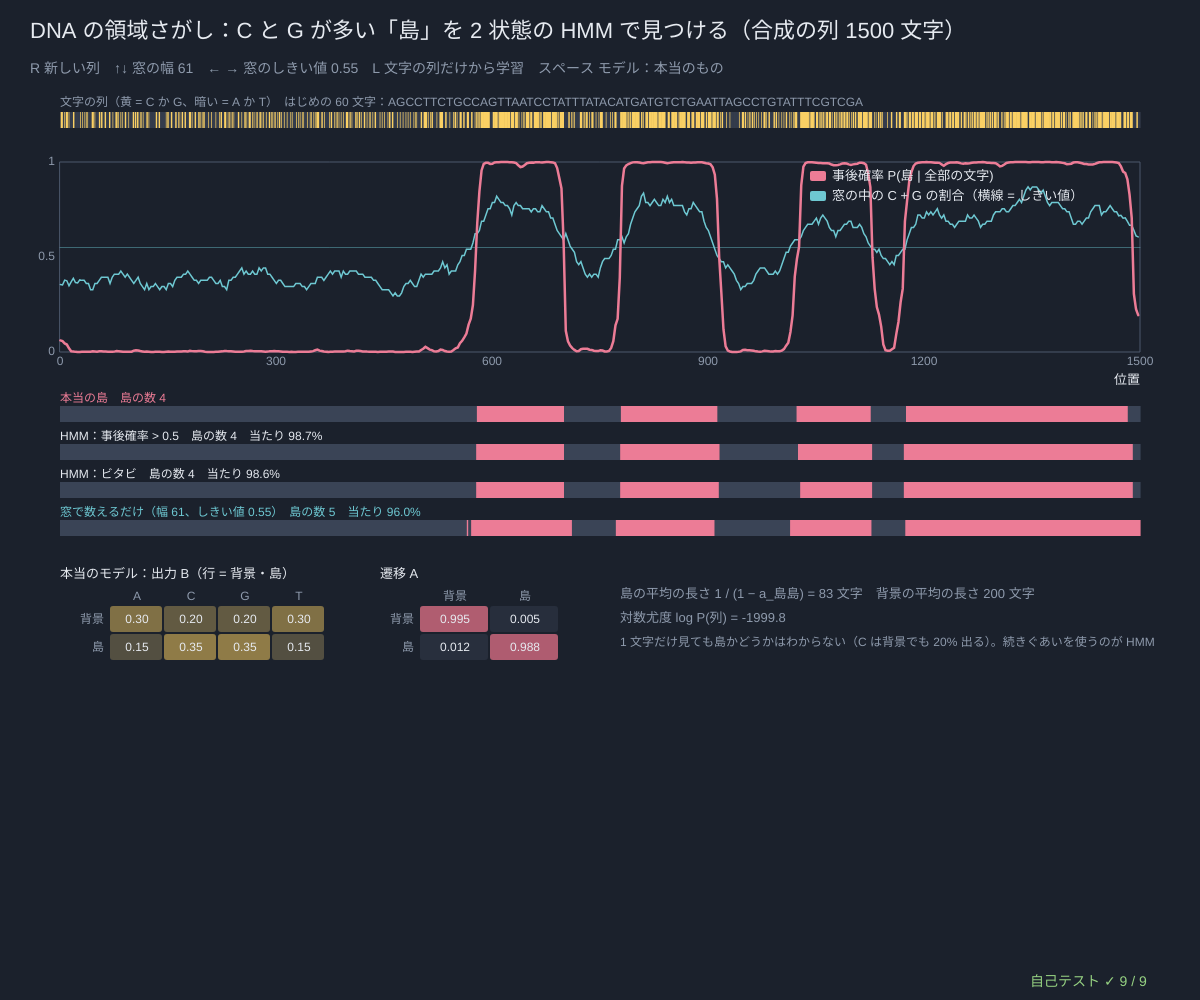
Frame 1 (no input)
Frame 60 (no input): identical to frame 1, image omitted
Frame 120 (the mouse pressed at the canvas centre since frame 60): identical to frame 1, image omitted

The p5.js sketch that drew this single still picture (run headless with seeded random() and noise() and a simulated clock; from frame 60 on, the mouse is pressed at the canvas centre):

// p5.js sketch
// ── sketch.js
// ============================================
// 13 DNA の領域さがし ─ DNA は A・C・G・T の 4 文字の長い列。その中に、C と G が多い「島」（CpG アイランド風の領域。遺伝子の近くに多い）がまじっている。
// 状態は 2 つ（背景・島）。島の中では C・G が出やすく、いちど島に入るとしばらく続く。文字の列だけから、どこが島かを推定する。
//   ばら色の曲線 = 事後確率 P(島 | 全部の文字)（前向き × 後ろ向き）　下の帯 = 本当の島・事後確率 > 0.5・ビタビ・「窓の中の C と G の割合」で切るだけの方法
// 窓で数える方法は窓の幅としきい値を自分で決めないといけないが、HMM は「島の長さ」も確率で持っているので境目がはっきりする。遺伝子さがし（遺伝子の始まり・終わり・中身を状態にした HMM）の基本
// ※ ここの DNA は乱数で作った合成の列（本物のゲノムではない）
// R 新しい列 / ↑↓ 窓の幅 / ← → 窓のしきい値 / L 文字の列だけからパラメータを学習（バウム-ウェルチ）/ スペース 本当のモデル ⇔ 学習したモデル
// ============================================

const BASES = 'ACGT';
const N_BASES = 1500;                    // ★ 列の長さ
const dnaTrue = {                        // ★ 列を作る本当のモデル（状態 0 = 背景、1 = 島。em の列は A, C, G, T）
  p0: [0.8, 0.2],
  tr: [[0.995, 0.005], [0.012, 0.988]],
  em: [[0.3, 0.2, 0.2, 0.3], [0.15, 0.35, 0.35, 0.15]],
};
let winW = 61, winTh = 0.55;             // ★ 窓の幅（文字数）と、島と判定する C + G の割合
let dna = null, learned = null, learnIt = 0, learning = false, useLearned = false, calc = null, dataSeed = 83, learnLL = [];

function setup() {
  createCanvas(windowWidth, windowHeight);
  selfTest();
  newData();
}
function windowResized() { resizeCanvas(windowWidth, windowHeight); }
function newData() { seedRng(dataSeed); dna = hmmSample(dnaTrue, N_BASES); learned = null; learning = false; useLearned = false; learnIt = 0; learnLL = []; analyse(); }
function roughStart() { return { p0: [0.5, 0.5], tr: [[0.95, 0.05], [0.05, 0.95]], em: [[0.27, 0.23, 0.23, 0.27], [0.22, 0.28, 0.28, 0.22]] }; }   // 学習の出発点：「島は少しだけ C・G が多い」くらいしか知らない
function islandFirst(m) { let gc = (r) => r[1] + r[2]; return gc(m.em[1]) >= gc(m.em[0]) ? m : permuteHmm(m, [1, 0]); }   // C・G が多いほうを「島」（状態 1）と呼ぶ
// ★ 窓で数える方法：前後 w 文字の中の C と G の割合（はしは短い窓）
function windowGC(xs, w) {
  let n = xs.length, half = Math.floor(w / 2), pre = [0], out = [];
  for (let t = 0; t < n; t++) pre.push(pre[t] + (xs[t] === 1 || xs[t] === 2 ? 1 : 0));
  for (let t = 0; t < n; t++) { let a = Math.max(0, t - half), b = Math.min(n, t + half + 1); out.push((pre[b] - pre[a]) / (b - a)); }
  return out;
}
function segAccuracy(seg, zs) { let ok = 0; for (let t = 0; t < zs.length; t++) if (seg[t] === zs[t]) ok++; return ok / Math.max(1, zs.length); }
function countIslands(seg) { let c = 0; for (let t = 0; t < seg.length; t++) if (seg[t] === 1 && (t === 0 || seg[t - 1] === 0)) c++; return c; }
function bestWindow(xs, zs) {            // 窓の幅としきい値を全部ためして、いちばん当たる組み合わせ（答えを見て選ぶので、窓の方法にいちばん有利）
  let best = { acc: 0, w: 0, th: 0 };
  for (let w of [11, 21, 31, 41, 61, 81, 101, 141, 201]) { let gc = windowGC(xs, w); for (let th = 0.4; th <= 0.75; th += 0.01) { let a = segAccuracy(gc.map((v) => (v > th ? 1 : 0)), zs); if (a > best.acc) best = { acc: a, w, th }; } }
  return best;
}
function analyse() {
  let m = useLearned && learned ? learned : dnaTrue, eb = emTable(m, dna.xs), sm = smoothAll(m, eb), gc = windowGC(dna.xs, winW);
  calc = { post: sm.gam.map((g) => g[1]), postSeg: sm.gam.map((g) => (g[1] > 0.5 ? 1 : 0)), vitSeg: viterbiLog(m, eb).vitPath, gc, winSeg: gc.map((v) => (v > winTh ? 1 : 0)), logLik: sm.logLik };
}

function draw() {
  background(...BG);
  if (learning) { let r = baumWelchStep(learned, [dna.xs]); learned = islandFirst(r.m); learnLL.push(r.logLik); if (++learnIt >= 40) { learning = false; useLearned = true; } analyse(); }
  let m = useLearned && learned ? learned : dnaTrue, zs = dna.zs;
  hudTitle('DNA の領域さがし：C と G が多い「島」を 2 状態の HMM で見つける（合成の列 ' + N_BASES + ' 文字）', 'R 新しい列　↑↓ 窓の幅 ' + winW + '　← → 窓のしきい値 ' + fmtN(winTh, 2) + '　L 文字の列だけから学習' + (learning ? '中… ' + learnIt + ' / 40' : '') + '　スペース モデル：' + (useLearned && learned ? '学習したもの' : '本当のもの'));
  let x0 = 60, bw = width - 120, y = 112;
  note('文字の列（黄 = C か G、暗い = A か T）　はじめの 60 文字：' + dna.xs.slice(0, 60).map((b) => BASES[b]).join(''), x0, y - 6, DIMC, 12);
  drawBand(dna.xs, x0, y, bw, 16, (b) => (b === 1 || b === 2 ? LAN : [52, 60, 76]));
  let g = { x: x0, y: y + 50, w: bw, h: 190, x0: 0, x1: N_BASES, y0: 0, y1: 1 };
  plotAxes(g, '位置', '', [0, 300, 600, 900, 1200, 1500], [0, 0.5, 1]);
  stroke(...AQUA, 110); strokeWeight(1); line(g.x, gY(g, winTh), g.x + g.w, gY(g, winTh));
  drawCurve(g, calc.gc, AQUA, 1.5, 0.5); drawCurve(g, calc.post, ROSE, 2.5, 0.5);
  legend(g.x + g.w - 330, g.y + 14, [[ROSE, '事後確率 P(島 | 全部の文字)'], [AQUA, '窓の中の C + G の割合（横線 = しきい値）']]);
  let by = g.y + g.h + 54, colOf = (z) => (z ? ROSE : [58, 68, 86]);
  let rows = [['本当の島', zs, ROSE], ['HMM：事後確率 > 0.5', calc.postSeg, INK], ['HMM：ビタビ', calc.vitSeg, INK], ['窓で数えるだけ（幅 ' + winW + '、しきい値 ' + fmtN(winTh, 2) + '）', calc.winSeg, AQUA]];
  rows.forEach(([name, seg, col], k) => {
    let yy = by + k * 38; drawBand(seg, x0, yy, bw, 16, colOf);
    note(name + '　島の数 ' + countIslands(seg) + (k ? '　当たり ' + fmtN(segAccuracy(seg, zs) * 100, 1) + '%' : ''), x0, yy - 4, col, 12);
  });
  let ty = by + 4 * 38 + 20, cw = 54;
  note((useLearned && learned ? '学習した' : '本当の') + 'モデル：出力 B（行 = 背景・島）', x0, ty, INK, 13);
  drawMatrix(m.em, x0 + 50, ty + 28, cw, 28, ['背景', '島'], ['A', 'C', 'G', 'T'], { col: LAN, ts: 12, hi: 0.5 });
  note('遷移 A', x0 + 320, ty, INK, 13);
  drawMatrix(m.tr, x0 + 360, ty + 28, 70, 28, ['背景', '島'], ['背景', '島'], { col: ROSE, ts: 12, digits: 3 });
  let rx = x0 + 560;
  note('島の平均の長さ 1 / (1 − a_島島) = ' + fmtN(1 / Math.max(1e-6, 1 - m.tr[1][1]), 0) + ' 文字　背景の平均の長さ ' + fmtN(1 / Math.max(1e-6, 1 - m.tr[0][0]), 0) + ' 文字', rx, ty + 20, DIMC, 13);
  note('対数尤度 log P(列) = ' + fmtN(calc.logLik, 1) + (learned ? '　（学習 ' + learnIt + ' 回' + (learnLL.length > 1 ? '、はじめ ' + fmtN(learnLL[0], 1) + ' → 今 ' + fmtN(learnLL[learnLL.length - 1], 1) : '') + '）' : ''), rx, ty + 44, DIMC, 13);
  note('1 文字だけ見ても島かどうかはわからない（C は背景でも 20% 出る）。続きぐあいを使うのが HMM', rx, ty + 68, DIMC, 12);
  drawSelfTest();
}

function keyPressed() {
  if (key === 'r' || key === 'R') { dataSeed++; newData(); }
  if (key === UP_ARROW) { winW = Math.min(301, winW + 10); analyse(); }
  if (key === DOWN_ARROW) { winW = Math.max(11, winW - 10); analyse(); }
  if (key === RIGHT_ARROW) { winTh = Math.min(0.8, Math.round((winTh + 0.01) * 100) / 100); analyse(); }
  if (key === LEFT_ARROW) { winTh = Math.max(0.3, Math.round((winTh - 0.01) * 100) / 100); analyse(); }
  if (key === 'l' || key === 'L') { learned = roughStart(); learnIt = 0; learnLL = []; learning = true; }
  if (key === ' ' && learned && !learning) { useLearned = !useLearned; analyse(); }
  return false;
}

// やってみよう
// 1. ↑↓ で窓の幅を 11 と 201 にしてみよう。せまいとちらつき、広いと境目がぼける。HMM にはその調整がいらないのはなぜ？
// 2. L を押して、文字の列だけからモデルを学習させよう。学んだ B は本物（島：C・G が 0.35 ずつ）に近い？
// 3. dnaTrue.em の島を [0.2, 0.3, 0.3, 0.2] にして背景との差を小さくすると、当たりの割合はどうなる？
// 4. 「島」と「背景」のほかに「島の始まりの目印」の状態を足すには、遷移行列をどう作ればよい？（遺伝子さがしの HMM の考え方）

// ---- 自己テスト
function selfTest() {
  selfTestResults = [];
  seedRng(830);
  check('π・A・B の行の合計 = 1、島は C + G = 0.7、背景は 0.4', near(sumOf(dnaTrue.p0), 1, 1e-12) && rowSumErr(dnaTrue.tr) < 1e-12 && rowSumErr(dnaTrue.em) < 1e-12 && near(dnaTrue.em[1][1] + dnaTrue.em[1][2], 0.7, 1e-12));
  let d = hmmSample(dnaTrue, 6000), eb = emTable(dnaTrue, d.xs), sm = smoothAll(dnaTrue, eb), postSeg = sm.gam.map((g) => (g[1] > 0.5 ? 1 : 0)), vit = viterbiLog(dnaTrue, eb).vitPath;
  let gcIn = 0, nIn = 0; for (let t = 0; t < 6000; t++) if (d.zs[t]) { nIn++; if (d.xs[t] === 1 || d.xs[t] === 2) gcIn++; }
  check('作った列 6000 文字：島の中の C + G の割合 ' + fmtN(gcIn / nIn, 3) + ' ≈ 0.7、島は全体の ' + Math.round((100 * nIn) / 6000) + '%', Math.abs(gcIn / nIn - 0.7) < 0.03 && nIn > 600);
  let s8 = d.xs.slice(100, 108), bf = bruteAll(dnaTrue, emTable(dnaTrue, s8));
  check('事後確率 = 総当たり（長さ 8、256 本）', maxAbsDiff(smoothAll(dnaTrue, emTable(dnaTrue, s8)).gam, bf.gam) < 1e-12);
  let accP = segAccuracy(postSeg, d.zs), accV = segAccuracy(vit, d.zs), bw = bestWindow(d.xs, d.zs);
  check('当たりの割合：HMM の事後確率 ' + fmtN(accP * 100, 1) + '% > いちばん良い窓（幅 ' + bw.w + '、しきい値 ' + fmtN(bw.th, 2) + '）' + fmtN(bw.acc * 100, 1) + '%', accP > bw.acc && accP > 0.85);
  let win61 = windowGC(d.xs, 61).map((v) => (v > 0.55 ? 1 : 0)), nT = countIslands(d.zs), nV = countIslands(vit), nW = countIslands(win61);
  check('島の数：本当 ' + nT + '（短すぎて見つけようのない島もある）、ビタビ ' + nV + '、窓（幅 61）' + nW + '。ビタビは本当より多くは作らず、窓はちらついて多くなる。当たりもビタビ ' + fmtN(accV * 100, 1) + '% > 窓（幅 61）', nV <= nT && nV >= 0.3 * nT && nW > nV && accV > segAccuracy(win61, d.zs));
  let gc5 = windowGC([1, 0, 2, 2, 0, 3, 1], 3);
  check('窓の中の C + G の割合：[C A G G A T C] を幅 3 で → 1/2, 2/3, 2/3, 2/3, 1/3, 1/3, 1/2', maxAbsDiff(gc5, [1 / 2, 2 / 3, 2 / 3, 2 / 3, 1 / 3, 1 / 3, 1 / 2]) < 1e-12);
  let m = roughStart(), prev = -Infinity, okMono = true;
  for (let it = 0; it < 40; it++) { let r = baumWelchStep(m, [d.xs]); if (r.logLik < prev - 1e-7) okMono = false; prev = r.logLik; m = islandFirst(r.m); }
  let accL = segAccuracy(smoothAll(m, emTable(m, d.xs)).gam.map((g) => (g[1] > 0.5 ? 1 : 0)), d.zs);
  check('文字の列だけから学習（40 回）：対数尤度は下がらず、学んだ島の C + G = ' + fmtN(m.em[1][1] + m.em[1][2], 2) + '（0.6〜0.8）', okMono && m.em[1][1] + m.em[1][2] > 0.6 && m.em[1][1] + m.em[1][2] < 0.8);
  check('学習したモデルの当たり ' + fmtN(accL * 100, 1) + '% は、本当のモデル ' + fmtN(accP * 100, 1) + '% の −4 ポイント以内', accL > accP - 0.04);
  check('全部 A の列でも NaN にならない（島ではないと判定）', noNaN(smoothAll(dnaTrue, emTable(dnaTrue, new Array(300).fill(0))).gam) && viterbiLog(dnaTrue, emTable(dnaTrue, new Array(300).fill(0))).vitPath.every((z) => z === 0));
  reportSelfTest();
}

// ==================================================
// ここから下は「HMM の道具」（中身は読まなくても OK。消さないでね）
// ==================================================
// ---- 色と小さな道具（霧の夜と灯り：黄 = 見える観測、ばら色 = 隠れた状態）
const BG = [27, 33, 44];                // 背景（霧の夜の青ねずみ色）
const INK = [230, 234, 240];            // 文字（やわらかい白）
const LAN = [250, 208, 100], ROSE = [236, 124, 150], AQUA = [110, 200, 210], LILAC = [176, 156, 236], LEAF = [150, 210, 130], TANG = [240, 160, 96];
const DIMC = [142, 154, 172], PANEL = [38, 46, 60], LINEC = [76, 88, 108];
const ST_COLS = [ROSE, AQUA, LAN, LILAC, LEAF, TANG, [200, 200, 210], [130, 150, 240]];   // 状態の色
function clampv(v, a, b) { return v < a ? a : v > b ? b : v !== v ? a : v; }     // NaN なら a に戻す
function sumOf(a) { let s = 0; for (let v of a) s += v; return s; }
function argMax(a) { let b = 0; for (let i = 1; i < a.length; i++) if (a[i] > a[b]) b = i; return b; }   // 同点なら小さい番号
function fmtN(v, d) { if (typeof v !== 'number' || v !== v) return '?'; if (!isFinite(v)) return v > 0 ? '∞' : '−∞'; let s = v.toFixed(d === undefined ? 2 : d); return /^-0\.?0*$/.test(s) ? s.slice(1) : s; }
function fmtP(v) {                      // 確率の表示：小さい数は 1.2e-5 の形で
  if (typeof v !== 'number' || v !== v) return '?';
  if (v === 0) return '0'; if (Math.abs(v) >= 0.001) return v.toFixed(v >= 0.1 ? 3 : 4); return v.toExponential(1);
}
function hudTitle(t, sub) {             // 左上の見出しと操作の説明（日本語は 1 文字ずつ折り返す）
  textWrap(CHAR); noStroke(); fill(...INK); textSize(22); textAlign(LEFT, BASELINE); text(t, 30, 38);
  fill(...DIMC); textSize(14); textLeading(19); text(sub, 30, 62, width - 60);
}
function panelBox(x, y, w, h) { noStroke(); fill(...PANEL); rect(x, y, w, h, 8); }
function note(s, x, y, col, sz) { noStroke(); fill(...(col || DIMC)); textSize(sz || 13); textAlign(LEFT, BASELINE); text(s, x, y); }
// ---- 種つきの乱数（同じ種なら毎回同じ列 → 実験をくり返せる）
let rngState = 1;
function seedRng(s) { rngState = (s >>> 0) || 1; }
function rnd() {                       // 0〜1 の一様乱数（mulberry32）
  rngState = (rngState + 0x6d2b79f5) >>> 0;
  let t = rngState;
  t = Math.imul(t ^ (t >>> 15), t | 1);
  t ^= t + Math.imul(t ^ (t >>> 7), t | 61);
  return ((t ^ (t >>> 14)) >>> 0) / 4294967296;
}
function rndInt(a, b) { return a + Math.floor(rnd() * (b - a + 1)); }
function randn() { let u = 1 - rnd(), v = rnd(); return Math.sqrt(-2 * Math.log(u)) * Math.cos(2 * Math.PI * v); }   // 標準正規分布
function sampleFrom(p) { let u = rnd() * sumOf(p), c = 0; for (let i = 0; i < p.length; i++) { c += p[i]; if (u < c) return i; } return p.length - 1; }   // 確率 p[i] で i を返す
// ---- 隠れマルコフモデルの道具
// モデル m = { p0: はじめの分布 π, tr: 遷移行列 A（tr[i][j] = 状態 i の次に j）, em: 出力行列 B（em[j][k] = 状態 j が記号 k を出す） }
// どの計算も「出力の表」eb[t][j] = b_j(x_t)（時刻 t の観測を状態 j が出す確率）を受け取る → 記号でも数（正規分布）でも同じ道具が使える
function lg(p) { return p > 0 ? Math.log(p) : -Infinity; }          // log 0 は −∞（NaN にしない）
function logSumExp(a) {                // log(Σ e^a_i)：いちばん大きい値を先に引く。全部 −∞ なら −∞
  let m = -Infinity; for (let v of a) if (v > m) m = v;
  if (m === -Infinity) return -Infinity;
  let s = 0; for (let v of a) s += Math.exp(v - m);
  return m + Math.log(s);
}
function normRow(r) { let s = sumOf(r); return s > 1e-300 ? r.map((v) => v / s) : r.map(() => 1 / r.length); }   // 合計 1 に（全部 0 なら一様に）
function rowSumErr(a) { let d = 0; for (let r of a) d = Math.max(d, Math.abs(sumOf(r) - 1)); return d; }
function maxAbsDiff(a, b) { let d = 0; for (let i = 0; i < a.length; i++) d = Math.max(d, Array.isArray(a[i]) ? maxAbsDiff(a[i], b[i]) : Math.abs(a[i] - b[i])); return d; }
function vecMat(v, a) {                // 横ベクトル × 行列：1 歩先の分布
  let out = new Array(a[0].length).fill(0);
  for (let i = 0; i < v.length; i++) if (v[i] !== 0) for (let j = 0; j < out.length; j++) out[j] += v[i] * a[i][j];
  return out;
}
function emTable(m, xs) { return xs.map((x) => m.em.map((r) => r[x])); }   // 記号の列 → 出力の表
function hmmSample(m, n) {             // π, A, B からサイコロで列を作る：zs = 隠れた状態、xs = 観測
  let z = sampleFrom(m.p0), zs = [], xs = [];
  for (let t = 0; t < n; t++) { if (t > 0) z = sampleFrom(m.tr[z]); zs.push(z); xs.push(sampleFrom(m.em[z])); }
  return { zs, xs };
}
// ★ 前向き：α_t(j) = P(x_1..x_t, z_t = j) = b_j(x_t) Σ_i α_{t−1}(i) a_ij。尤度 P(x) = Σ_j α_T(j)
function fwdPlain(m, eb) {
  let n = m.p0.length, al = [];
  for (let t = 0; t < eb.length; t++) {
    let prev = t === 0 ? null : al[t - 1], row = new Array(n);
    for (let j = 0; j < n; j++) { let s = 0; if (t === 0) s = m.p0[j]; else for (let i = 0; i < n; i++) s += prev[i] * m.tr[i][j]; row[j] = s * eb[t][j]; }
    al.push(row);
  }
  return { al, lik: al.length ? sumOf(al[al.length - 1]) : 1 };
}
// ★ 後ろ向き：β_t(i) = P(x_{t+1}..x_T | z_t = i) = Σ_j a_ij b_j(x_{t+1}) β_{t+1}(j)。尤度 = Σ_i π_i b_i(x_1) β_1(i)
function bwdPlain(m, eb) {
  let n = m.p0.length, len = eb.length, be = new Array(len);
  for (let t = len - 1; t >= 0; t--) {
    be[t] = new Array(n).fill(t === len - 1 ? 1 : 0);
    if (t < len - 1) for (let i = 0; i < n; i++) for (let j = 0; j < n; j++) be[t][i] += m.tr[i][j] * eb[t + 1][j] * be[t + 1][j];
  }
  let lik = 0; if (len) for (let i = 0; i < n; i++) lik += m.p0[i] * eb[0][i] * be[0][i]; else lik = 1;
  return { be, lik };
}
// ★ スケーリングつきの前向き：毎時刻 合計 c_t で割る。ah[t] = P(z_t | x_1..x_t)（= フィルタ）、log P(x) = Σ log c_t
//   c_t = 0（ありえない観測）なら logLik = −∞ にして、その時刻は一様分布で先へ進む（NaN を作らない）
function fwdScaled(m, eb) {
  let n = m.p0.length, ah = [], cs = [], logLik = 0;
  for (let t = 0; t < eb.length; t++) {
    let pred = t === 0 ? m.p0 : vecMat(ah[t - 1], m.tr), row = pred.map((v, j) => v * eb[t][j]), c = sumOf(row);
    if (!(c > 0)) { logLik = -Infinity; row = new Array(n).fill(1 / n); c = 0; } else { row = row.map((v) => v / c); if (logLik !== -Infinity) logLik += Math.log(c); }
    ah.push(row); cs.push(c);
  }
  return { ah, cs, logLik };
}
function bwdScaled(m, eb, cs) {         // 同じ c_t で割った後ろ向き。γ_t(i) = ah[t][i] × bh[t][i]
  let n = m.p0.length, len = eb.length, bh = new Array(len);
  for (let t = len - 1; t >= 0; t--) {
    bh[t] = new Array(n).fill(t === len - 1 ? 1 : 0);
    if (t < len - 1) { let c = cs[t + 1] > 0 ? cs[t + 1] : 1; for (let i = 0; i < n; i++) { let s = 0; for (let j = 0; j < n; j++) s += m.tr[i][j] * eb[t + 1][j] * bh[t + 1][j]; bh[t][i] = s / c; } }
  }
  return bh;
}
function fwdLog(m, eb) {                // 対数のまま：log α_t(j) = log b_j(x_t) + logSumExp_i(log α_{t−1}(i) + log a_ij)
  let n = m.p0.length, la = [], lt = m.tr.map((r) => r.map(lg)), buf = new Array(n);
  for (let t = 0; t < eb.length; t++) {
    let row = new Array(n);
    for (let j = 0; j < n; j++) { let s; if (t === 0) s = lg(m.p0[j]); else { for (let i = 0; i < n; i++) buf[i] = la[t - 1][i] + lt[i][j]; s = logSumExp(buf); } row[j] = s + lg(eb[t][j]); }
    la.push(row);
  }
  return { la, logLik: la.length ? logSumExp(la[la.length - 1]) : 0 };
}
// ★ 平滑化：γ_t(i) = P(z_t = i | 全部の観測)。filt = フィルタ P(z_t | x_1..x_t)
function smoothAll(m, eb) {
  let f = fwdScaled(m, eb), bh = bwdScaled(m, eb, f.cs);
  let gam = f.ah.map((a, t) => normRow(a.map((v, i) => v * bh[t][i])));
  return { filt: f.ah, gam, bh, cs: f.cs, logLik: f.logLik };
}
function xiAt(m, eb, sm, t) {           // ξ_t(i, j) = P(z_t = i, z_{t+1} = j | 全部の観測)
  let n = m.p0.length, c = sm.cs[t + 1] > 0 ? sm.cs[t + 1] : 1, out = [];
  for (let i = 0; i < n; i++) { out.push(new Array(n)); for (let j = 0; j < n; j++) out[i][j] = (sm.filt[t][i] * m.tr[i][j] * eb[t + 1][j] * sm.bh[t + 1][j]) / c; }
  return out;
}
// ★ ビタビ（対数）：dl[t][j] = 時刻 t に状態 j で終わるいちばん良い道の log 確率、bp[t][j] = そのとき 1 つ前にいた状態（戻り矢印）
function viterbiLog(m, eb) {
  let n = m.p0.length, len = eb.length, dl = [], bp = [], lt = m.tr.map((r) => r.map(lg));
  for (let t = 0; t < len; t++) {
    let row = new Array(n), back = new Array(n).fill(-1);
    for (let j = 0; j < n; j++) {
      let best = -Infinity, arg = -1;
      if (t === 0) best = lg(m.p0[j]); else for (let i = 0; i < n; i++) { let v = dl[t - 1][i] + lt[i][j]; if (v > best) { best = v; arg = i; } }
      row[j] = best + lg(eb[t][j]); back[j] = arg;
    }
    dl.push(row); bp.push(back);
  }
  let vitPath = new Array(len).fill(0), logP = len ? -Infinity : 0;
  if (len) { let z = argMax(dl[len - 1]); logP = dl[len - 1][z]; for (let t = len - 1; t >= 0; t--) { vitPath[t] = z; z = bp[t][z] >= 0 ? bp[t][z] : 0; } }
  return { vitPath, logP, dl, bp };
}
function pathLogProb(m, eb, zs) {       // 1 本の道 zs と観測がいっしょに起きる log 確率
  let s = 0; for (let t = 0; t < zs.length; t++) s += (t === 0 ? lg(m.p0[zs[0]]) : lg(m.tr[zs[t - 1]][zs[t]])) + lg(eb[t][zs[t]]);
  return s;
}
function postDecode(gam) { return gam.map(argMax); }                 // 事後復号：時刻ごとにいちばんありそうな状態
// ★ 総当たり：N^T 本の道を全部ためす（短い列だけ）。尤度、γ、ξ、いちばん良い道
function bruteAll(m, eb) {
  let n = m.p0.length, len = eb.length, total = Math.pow(n, len), zs = new Array(len).fill(0);
  let lik = 0, gam = eb.map(() => new Array(n).fill(0)), xi = eb.slice(1).map(() => m.p0.map(() => new Array(n).fill(0))), bestP = -1, best = null;
  for (let k = 0; k < total; k++) {
    let r = k; for (let t = len - 1; t >= 0; t--) { zs[t] = r % n; r = Math.floor(r / n); }
    let p = 1; for (let t = 0; t < len && p > 0; t++) p *= (t === 0 ? m.p0[zs[0]] : m.tr[zs[t - 1]][zs[t]]) * eb[t][zs[t]];
    if (p > bestP) { bestP = p; best = zs.slice(); }
    if (p === 0) continue;
    lik += p; for (let t = 0; t < len; t++) { gam[t][zs[t]] += p; if (t > 0) xi[t - 1][zs[t - 1]][zs[t]] += p; }
  }
  if (lik > 0) { gam = gam.map((g) => g.map((v) => v / lik)); xi = xi.map((x) => x.map((r) => r.map((v) => v / lik))); }
  return { lik, gam, xi, best, bestP, paths: total };
}
function stationaryOf(tr) {             // 定常分布 π A = π（なまけた連鎖 (π + πA)/2 をくり返す。周期があっても収束する）
  let v = new Array(tr.length).fill(1 / tr.length);
  for (let k = 0; k < 4000; k++) { let w = vecMat(v, tr), d = 0; for (let i = 0; i < v.length; i++) { let u = (v[i] + w[i]) / 2; d = Math.max(d, Math.abs(u - v[i])); v[i] = u; } if (d < 1e-15) break; }
  return normRow(v);
}
function hmmLogLik(m, xs) { return fwdScaled(m, emTable(m, xs)).logLik; }   // 記号の列の対数尤度 log P(x)
function predictK(belief, tr, k) { let v = belief.slice(); for (let s = 0; s < k; s++) v = vecMat(v, tr); return v; }   // k 歩先の予測：A を k 回掛ける
// ---- バウム-ウェルチ（EM）の道具
function randomRow(k, sharp) { let r = []; for (let i = 0; i < k; i++) r.push(Math.pow(0.05 + rnd(), sharp || 1)); return normRow(r); }
function randomHmm(n, k) { let m = { p0: randomRow(n), tr: [], em: [] }; for (let i = 0; i < n; i++) { m.tr.push(randomRow(n)); m.em.push(randomRow(k)); } return m; }
function copyHmm(m) { return { p0: m.p0.slice(), tr: m.tr.map((r) => r.slice()), em: m.em.map((r) => r.slice()) }; }
// ★ 1 回の EM：E ステップで γ（状態 i にいた期待回数）と ξ（i → j と動いた期待回数）を足し合わせ、M ステップで割り算する
//   seqs = 観測列のリスト。eps = 出力の数に足す小さな数（0 でもよい）。戻り値の logLik は「更新する前」のモデルの対数尤度
function baumWelchStep(m, seqs, eps) {
  let n = m.p0.length, k = m.em[0].length, logLik = 0;
  let g0 = new Array(n).fill(0), trNum = m.tr.map(() => new Array(n).fill(0)), emNum = m.em.map(() => new Array(k).fill(eps || 0));
  for (let xs of seqs) {
    if (!xs.length) continue;
    let eb = emTable(m, xs), sm = smoothAll(m, eb); logLik += sm.logLik;
    if (sm.logLik === -Infinity) continue;                    // このモデルでは出せない列は数えない
    for (let i = 0; i < n; i++) g0[i] += sm.gam[0][i];
    for (let t = 0; t < xs.length; t++) for (let i = 0; i < n; i++) emNum[i][xs[t]] += sm.gam[t][i];
    for (let t = 0; t + 1 < xs.length; t++) {
      let c = sm.cs[t + 1];
      for (let i = 0; i < n; i++) { let a = sm.filt[t][i]; if (a === 0) continue; for (let j = 0; j < n; j++) trNum[i][j] += (a * m.tr[i][j] * eb[t + 1][j] * sm.bh[t + 1][j]) / c; }
    }
  }
  let next = { p0: sumOf(g0) > 0 ? normRow(g0) : m.p0.slice(), tr: trNum.map((r, i) => (sumOf(r) > 1e-12 ? normRow(r) : m.tr[i].slice())), em: emNum.map((r, i) => (sumOf(r) > 1e-12 ? normRow(r) : m.em[i].slice())) };
  return { m: next, logLik };
}
function permsOf(n) {                   // 0..n−1 の並べかえを全部（n ≤ 6）
  let out = [], cur = [], used = new Array(n).fill(false);
  (function rec() { if (cur.length === n) { out.push(cur.slice()); return; } for (let i = 0; i < n; i++) if (!used[i]) { used[i] = true; cur.push(i); rec(); cur.pop(); used[i] = false; } })();
  return out;
}
// ★ ラベルの入れかえ：学んだ状態の番号は本物とそろっているとは限らない。cost(本物 i, 学習 p[i]) の合計が最小になる並べかえ p を探す
function bestPerm(n, cost) { let best = null, bc = Infinity; for (let p of permsOf(n)) { let c = 0; for (let i = 0; i < n; i++) c += cost(i, p[i]); if (c < bc) { bc = c; best = p; } } return best; }
function permuteHmm(m, p) { return { p0: p.map((i) => m.p0[i]), tr: p.map((i) => p.map((j) => m.tr[i][j])), em: p.map((i) => m.em[i].slice()) }; }
function rowDist(a, b) { let s = 0; for (let i = 0; i < a.length; i++) s += Math.abs(a[i] - b[i]); return s; }
// ---- グラフの道具：g = { x, y, w, h, x0, x1, y0, y1 }
function gX(g, v) { return g.x + clampv((v - g.x0) / (g.x1 - g.x0), -0.02, 1.02) * g.w; }
function gY(g, v) { return g.y + g.h - clampv((v - g.y0) / (g.y1 - g.y0), -0.02, 1.02) * g.h; }
function plotAxes(g, xl, yl, xt, yt) {
  stroke(...LINEC); strokeWeight(1); noFill(); rect(g.x, g.y, g.w, g.h);
  noStroke(); fill(...DIMC); textSize(12); textAlign(CENTER, TOP);
  for (let v of xt) text(+v.toPrecision(4), gX(g, v), g.y + g.h + 4);
  textAlign(RIGHT, CENTER);
  for (let v of yt) text(+v.toPrecision(4), g.x - 5, gY(g, v));
  textAlign(LEFT, BASELINE); fill(...INK); textSize(13);
  text(xl, g.x + g.w - textWidth(xl), g.y + g.h + 32); text(yl, g.x, g.y - 8);
}
function polyline(pts) {               // 点が 2 つ以上あるときだけ折れ線を描く（空の beginShape を作らない）
  if (pts.length < 2) return;
  noFill(); beginShape(); for (let p of pts) vertex(p[0], p[1]); endShape();
}
function drawCurve(g, arr, col, sw, xOff, from, to) {   // arr[i] を x = i (+ xOff) に。長いときは間引いて 600 点まで
  let a = from || 0, b = to === undefined ? arr.length : to, n = b - a, stride = Math.max(1, Math.ceil(n / 600)), pts = [];
  for (let i = a; i < b; i += stride) if (isFinite(arr[i])) pts.push([gX(g, i + (xOff || 0)), gY(g, arr[i])]);
  stroke(...col); strokeWeight(sw || 2); polyline(pts);
}
function legend(x, y, items) {         // items = [[色, 名前], …]
  textSize(13); textAlign(LEFT, CENTER);
  for (let [c, s] of items) { noStroke(); fill(...c); rect(x, y - 5, 16, 10, 2); fill(...INK); text(s, x + 22, y); y += 20; }
}
function drawMatrix(a, x, y, cw, ch, rowNames, colNames, opts) {   // 行列を色つきの表で（明るい = 大きい）
  opts = opts || {}; let d = opts.digits === undefined ? 2 : opts.digits, col = opts.col || AQUA;
  textAlign(CENTER, CENTER); textSize(opts.ts || 13);
  for (let i = 0; i < a.length; i++) for (let j = 0; j < a[i].length; j++) {
    let v = a[i][j], t = clampv(Math.abs(v) / (opts.hi || 1), 0, 1); noStroke();
    fill(PANEL[0] + t * (col[0] * 0.75 - PANEL[0]), PANEL[1] + t * (col[1] * 0.75 - PANEL[1]), PANEL[2] + t * (col[2] * 0.75 - PANEL[2])); rect(x + j * cw, y + i * ch, cw - 2, ch - 2, 3);
    if (opts.numbers !== false) { fill(...INK); text(fmtN(v, d), x + j * cw + cw / 2, y + i * ch + ch / 2); }
  }
  fill(...DIMC);
  if (rowNames) for (let i = 0; i < a.length; i++) { textAlign(RIGHT, CENTER); text(rowNames[i], x - 6, y + i * ch + ch / 2); }
  if (colNames) for (let j = 0; j < a[0].length; j++) { textAlign(CENTER, BOTTOM); text(colNames[j], x + j * cw + cw / 2, y - 3); }
}
function drawBand(arr, x, y, w, h, colOf) {   // 状態の列を色の帯で（同じ色が続くところは 1 つの四角にまとめる）
  let n = arr.length, s = 0; noStroke();
  for (let t = 1; t <= n; t++) if (t === n || arr[t] !== arr[s]) { let c = colOf(arr[s]); if (c) { fill(...c); rect(x + (s / n) * w, y, ((t - s) / n) * w + 0.6, h); } s = t; }
}
function arrowLine(x1, y1, x2, y2, hs) { // 矢印
  let L = Math.hypot(x2 - x1, y2 - y1) || 1, ux = (x2 - x1) / L, uy = (y2 - y1) / L; hs = hs || 7;
  line(x1, y1, x2 - ux * hs * 0.6, y2 - uy * hs * 0.6);
  push(); noStroke(); triangle(x2, y2, x2 - ux * hs - uy * hs * 0.5, y2 - uy * hs + ux * hs * 0.5, x2 - ux * hs + uy * hs * 0.5, y2 - uy * hs - ux * hs * 0.5); pop();
}
// ---- 自己テストの道具
let selfTestResults = [];
function check(name, cond) { selfTestResults.push({ name, ok: !!cond }); }
function near(a, b, tol) { return typeof a === 'number' && isFinite(a) && Math.abs(a - b) <= (tol === undefined ? 1e-9 : tol); }
function noNaN(v) { return Array.isArray(v) || ArrayBuffer.isView(v) ? Array.from(v).every(noNaN) : !(typeof v === 'number' && v !== v); }
function reportSelfTest() { for (let r of selfTestResults) (r.ok ? console.log : console.error)((r.ok ? '✓ ' : '✗ ') + r.name); }
function selfTestLine() { let n = selfTestResults.filter((r) => r.ok).length; return '自己テスト ' + (n === selfTestResults.length ? '✓ ' : '✗ ') + n + ' / ' + selfTestResults.length; }
function drawSelfTest(x, y) { noStroke(); fill(...(selfTestResults.every((r) => r.ok) ? LEAF : [255, 90, 90])); textSize(14); textAlign(LEFT, BASELINE); text(selfTestLine(), x === undefined ? width - 170 : x, y === undefined ? height - 14 : y); }
